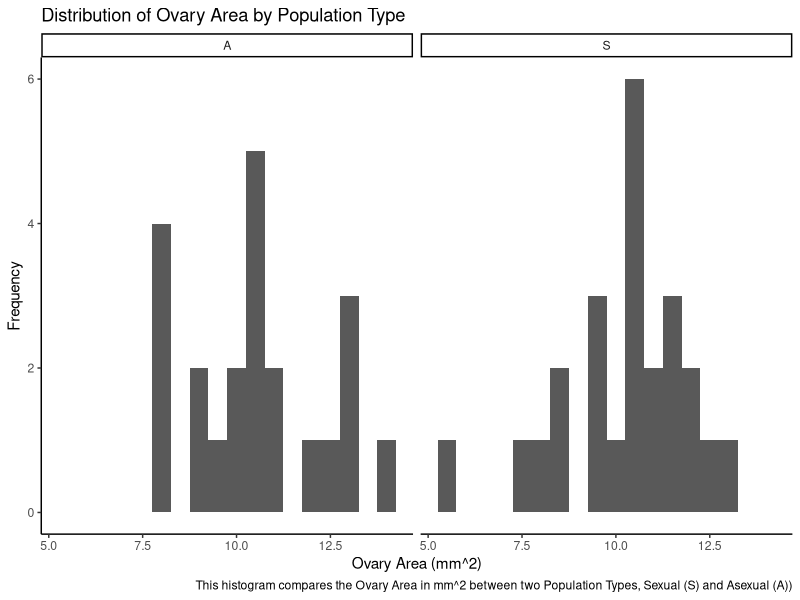

This figure's R source:
## ---- chunk 1
knitr::opts_chunk$set(echo = FALSE, message=FALSE)
## ---- chunk 2

getwd()
cc1_data <- read.csv("./data/A1_Data_Excel.csv")
View(cc1_data)

cc1_data <- subset(cc1_data[1:46,1:8])

View(cc1_data)
names(cc1_data)<- c(
    "population_type", 
    "population_name", 
    "lattitude",
    "longitude",
    "ovary_width_mm",
    "ovary_height_mm", 
    "average_august_temperature",
    "flower_number")

width <- cc1_data$ovary_width_mm
height <- cc1_data$ovary_height_mm
cc1_data$ovary_area <- width*height
ovary_area<-cc1_data$ovary_area


## ---- chunk 3
area_means <- aggregate(ovary_area ~ population_type, data=cc1_data, mean)
area_means
## ---- chunk 4
library(knitr)
kable(area_means, caption = "Mean Ovary Area by Population Type")


## ---- chunk 5

library(ggplot2)
ggplot(cc1_data, aes(x=ovary_area)) + geom_histogram(binwidth=0.5) + facet_wrap(~population_type) + theme_classic() + xlab("Ovary Area (mm^2)") + ylab("Frequency") + labs(title="Distribution of Ovary Area by Population Type", caption="This histogram compares the Ovary Area in mm^2 between two Population Types, Sexual (S) and Asexual (A))")
